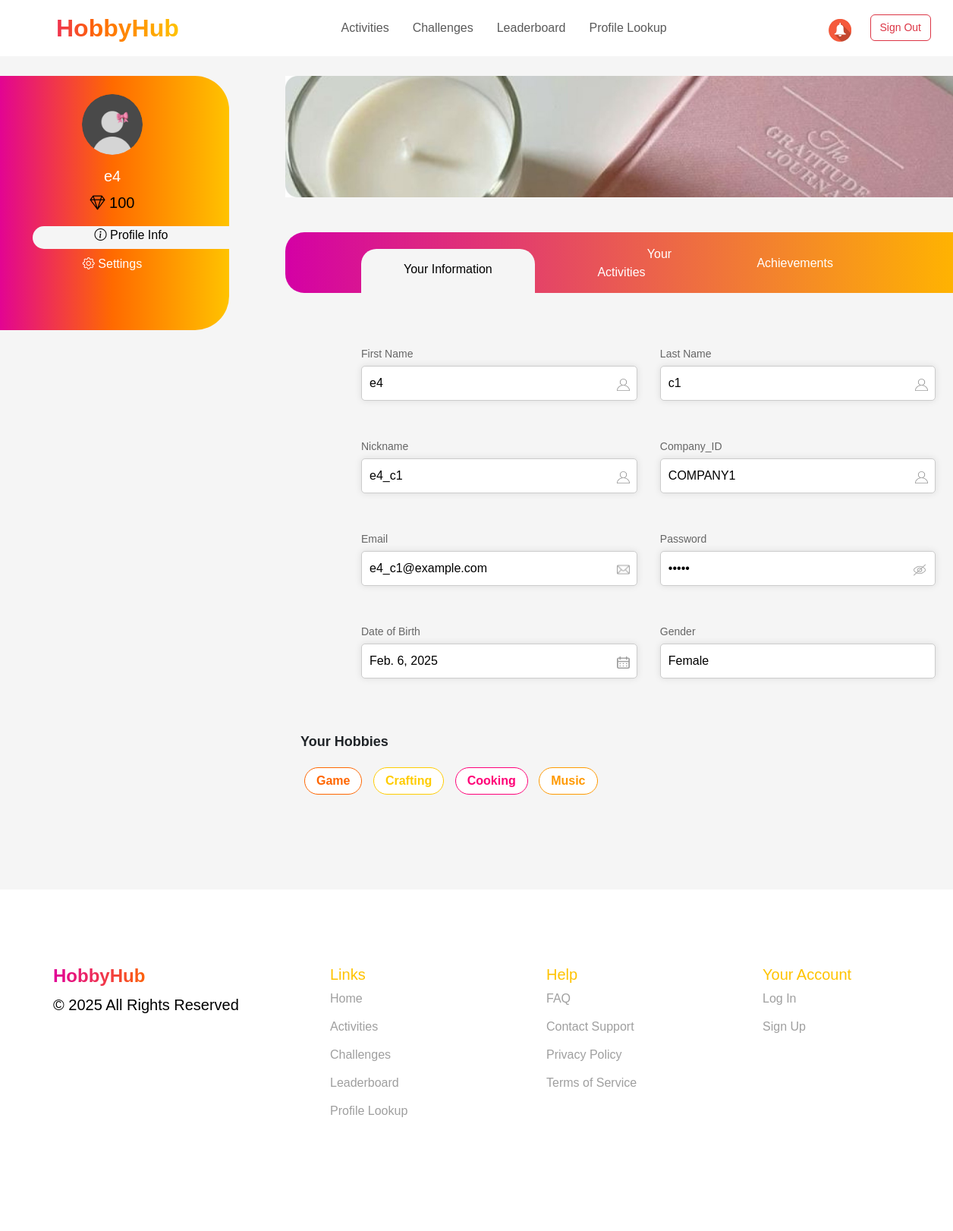
The app's page /user_profile/ (signed in), older data.
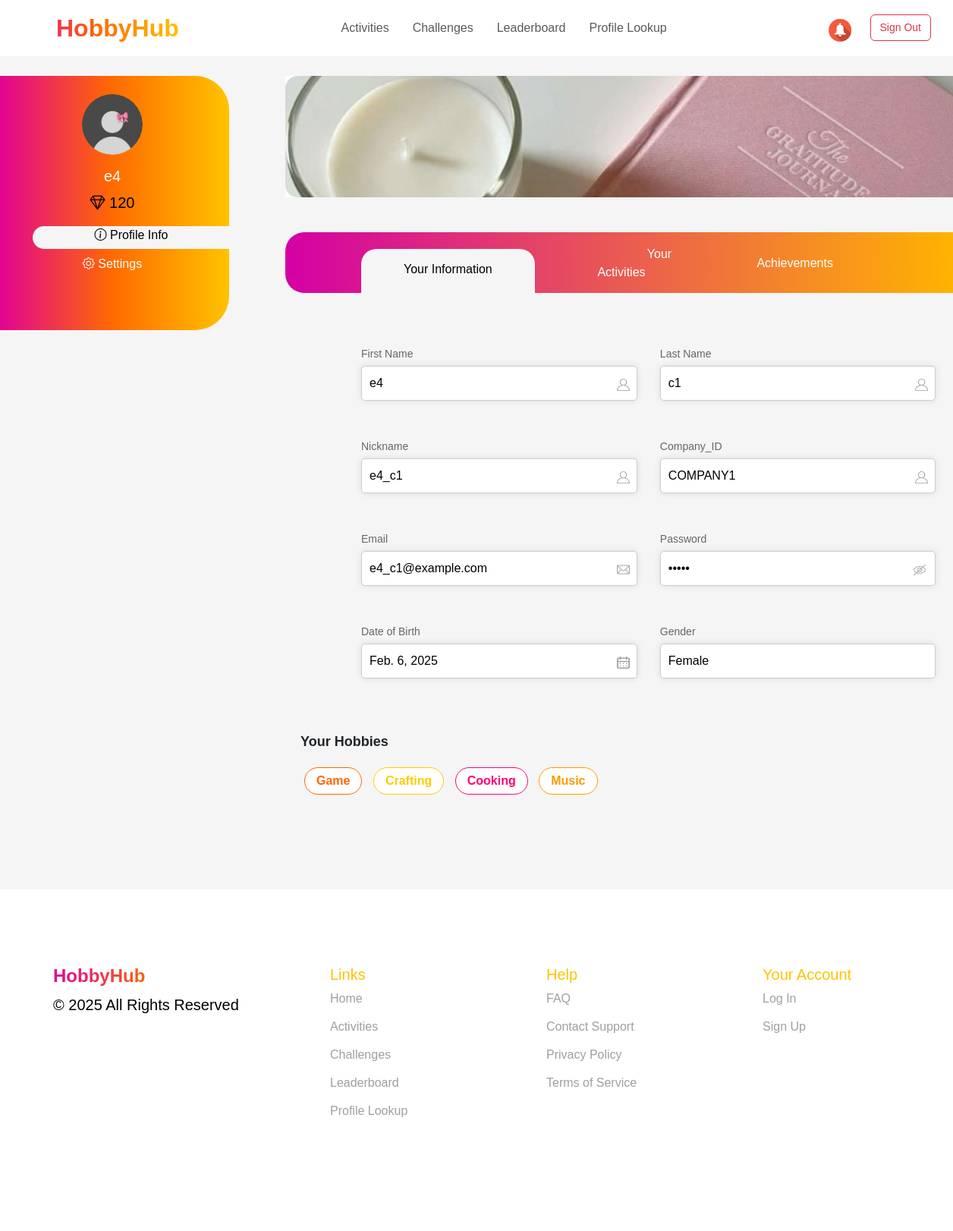
The same page, newer data.
### events/models.py (models this page shows, shortened)
class Employee(models.Model):
    nickname = models.CharField(max_length=100, primary_key=True, verbose_name="Nickname")
    name = models.CharField(max_length=255, verbose_name="Name")
    last_name = models.CharField(max_length=255, verbose_name="Last Name")
    number = models.CharField(max_length=20, verbose_name="Number")
    join_date = models.DateField(verbose_name="Join Date")
    date_of_birth = models.DateField(null=True, blank=True, verbose_name="Date of Birth")
    receive_sms_notifications = models.BooleanField(default=True, verbose_name="Receive SMS Notifications")
    receive_email_notifications = models.BooleanField(default=True, verbose_name="Receive Email Notifications")
    receive_reminders = models.BooleanField(default=True, verbose_name="Receive Reminders")
    social_id = models.CharField(max_length=255, blank=True, null=True)  # ID из социальной сети
    social_provider = models.CharField(max_length=50, blank=True, null=True)  # Провайдер (Google, Facebook и т.д.)
    company = models.ForeignKey(
        Company,
        to_field='company_id',
        on_delete=models.CASCADE,
        verbose_name="Company"
    )
    gender = models.CharField(max_length=10, choices=[('Male', 'Male'), ('Female', 'Female')], verbose_name="Gender")
    mail = models.EmailField(unique=True, verbose_name="Email")
    password = models.CharField(max_length=255, verbose_name="Password")
    is_approved = models.BooleanField(default=False, verbose_name="Approved")
    profile_photo = models.ImageField(upload_to='profile_photos/', null=True, blank=True, verbose_name="Profile Photo")
    hobbies = models.ManyToManyField(Hobby, blank=True, related_name='employees')
    diamonds = models.IntegerField(default=0, verbose_name="Diamonds")

class Company(AbstractBaseUser, PermissionsMixin):
    name = models.CharField(max_length=255, verbose_name="Company Name")
    company_id = models.CharField(max_length=100, unique=True, verbose_name="Company ID")
    created_at = models.DateTimeField(auto_now_add=True, verbose_name="Date of Creation")
    email = models.EmailField(unique=True)
    profile_photo = models.ImageField(upload_to='organizer_profile_photos/', null=True, blank=True, verbose_name="Organizer Profile Photo")
    is_active = models.BooleanField(default=True)
    is_staff = models.BooleanField(default=False)
    objects = CompanyManager()
    USERNAME_FIELD = "email"
    REQUIRED_FIELDS = ["name", "company_id"]
    def __str__(self):
        return str(self.company_id)

### events/views.py (the view)
# urls.py: path('user_profile/', user_profile, name='user_profile'),
@role_required("employee")
@approval_required
def user_profile(request):
    nickname = request.session.get("nickname")
    if not nickname:
        return redirect("sign_in")
    user = Employee.objects.filter(nickname=nickname).first()
    if not user:
        return redirect("sign_in")
    hobbies = user.hobbies.all()
    return render(request, "userprofile.html", {"user": user, "hobbies": hobbies})

### events/views.py (called while the page is built)
def role_required(role):
    def decorator(view_func):
        @wraps(view_func)
        def wrapper(request, *args, **kwargs):
            if role == "employee" and not request.session.get("nickname"):
                return redirect(f"/sign_in/?next={request.get_full_path()}")
            if role == "organizer" and not request.session.get("company_id"):
                return redirect(f"/sign_in/?next={request.get_full_path()}")
            return view_func(request, *args, **kwargs)
        return wrapper
    return decorator

def approval_required(view_func):
    @wraps(view_func)
    def _wrapped_view(request, *args, **kwargs):
        nickname = request.session.get("nickname")
        if not nickname:
            return redirect("sign_in")
        user = Employee.objects.filter(nickname=nickname).first()
        if not user or not user.is_approved:
            return redirect("")
        return view_func(request, *args, **kwargs)
    return _wrapped_view

### events/templates/userprofile.html (shortened to what the changed rows need)
{% extends "user_profile_base.html" %}
{% load static %}
{% block extra_css %}
    <link rel="stylesheet" href="https://cdn.jsdelivr.net/npm/bootstrap@5.3.0/dist/css/bootstrap.min.css">
    <link href="https://cdn.jsdelivr.net/npm/bootstrap-icons/font/bootstrap-icons.css" rel="stylesheet">
    <link rel="stylesheet" href="{% static 'css/all.css' %}">
    <link rel="stylesheet" href="{% static 'css/sass_styles.css' %}">
{% endblock %}
{% block content %}
<div class="container mt-4">
    <div class="row mainpartpro">
        <div class="col-md-2">
            <div class="sidebar p-4">
                {% if user.profile_photo %}
                    <img src="{{ user.profile_photo.url }}" alt="Profile" class="rounded-circle mb-3" width="80">
                {% else %}
                    <img src="{% static 'images/profile_photo.png' %}" class="rounded-circle mb-3" width="80">
                {% endif %}
                <h5>{{ user.name }}</h5>
                <p><i class="bi bi-gem"></i> {{ user.diamonds }}</p>
                <div class="pro-act-set-tab w-100 mb-2"><i class="bi bi-info-circle"></i><a href="#">   Profile Info</a></div>
                <div class="pro-set-tab w-100 mb-2"><i class="bi bi-gear"></i><a href="{% url 'user_setting' %}">   Settings</a></div>
            </div>
        </div>
        <div class="col-md-10 mainpartpro">
            <div class="form-container">
                <div class="form-group">
                    <div class="input-field">
                        <label>First Name</label>
                        <input type="text" value="{{ user.name }}" readonly>
                        <i><img src="{% static 'images/imput_profile_icon.png' %}" width="17"></i>
                    </div>
                    <div class="input-field">
                        <label>Last Name</label>
                        <input type="text" value="{{ user.last_name }}" readonly>
                        <i><img src="{% static 'images/imput_profile_icon.png' %}" width="17"></i>
                    </div>
                </div>
                <div class="form-group">
                    <div class="input-field">
                        <label>Nickname</label>
                        <input type="text" value="{{ user.nickname }}" readonly>
                        <i><img src="{% static 'images/imput_profile_icon.png' %}" width="17"></i>
                    </div>
                    <div class="input-field">
                        <label>Company_ID</label>
                        <input type="text" value="{{ user.company }}" readonly>
                        <i><img src="{% static 'images/imput_profile_icon.png' %}" width="17"></i>
                    </div>
                </div>
                <div class="form-group">
                    <div class="input-field">
                        <label>Email</label>
                        <input type="email" value="{{ user.mail }}" readonly>
                        <i><img src="{% static 'images/mail_icon.png' %}" width="17"></i>
                    </div>
                </div>
                <div class="form-group">
                    <div class="input-field">
                        <label>Date of Birth</label>
                        <input type="text" value="{{ user.date_of_birth }}" readonly>
                        <i><img src="{% static 'images/calendar_icon.png' %}" width="17"></i>
                    </div>
                    <div class="input-field">
                        <label>Gender</label>
                        <input type="text" value="{{ user.gender }}" readonly>
                    </div>
                </div>
            </div>
        </div>
    </div>
</div>
{% endblock %}

Row changes from the older to the newer data that the page shows:
changed Employee "e4_c1": diamonds "100" → "120"
